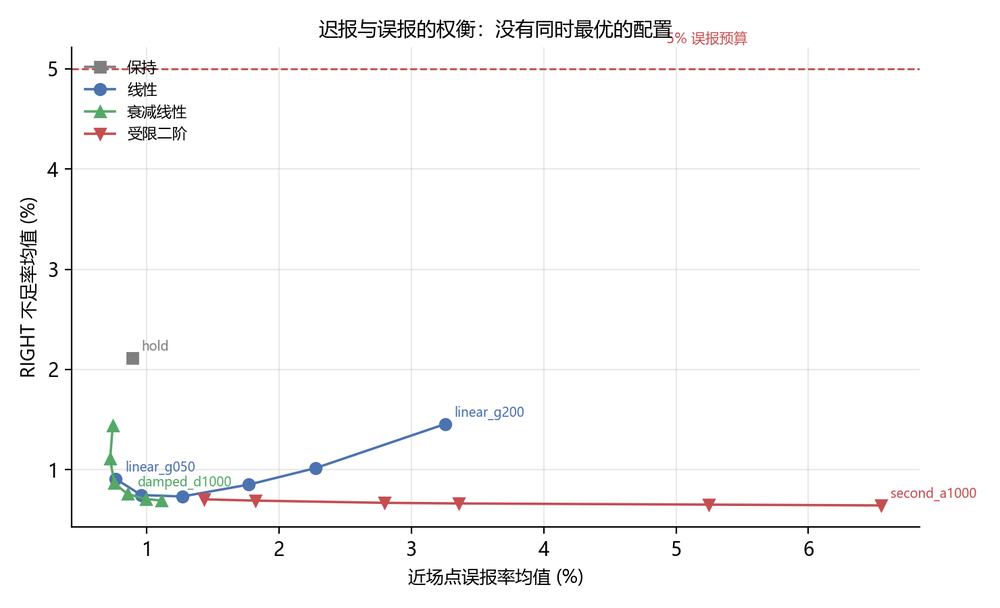
#> input picture 申报与答辩/06_中期答辩临时训练/07_答辩LaTeX/img/a10_tradeoff.png, 1000 x 608 px, shrunk from 1480 x 900 before the run; its folder holds only this picture in this run
$ python crop_footer.py
#> lines starting #> are read from the running program, lines starting #| are printed output that depends on the picture
#> in main, im is the input picture: PIL image 1000x608 RGBA; mean R, G, B, A 249.9, 249.4, 249.5, 255
"""Crop the bottom footnote band from copied figures.

The source figures carry a one-line footer beginning with
"中期答辩临时训练：基于接触标签..." which must not appear on slides.
This script removes the footer by finding, from the bottom upward, the first
all-white separator row directly above it, then cropping there.

Reads and rewrites files only inside ./img. Originals are untouched.
"""
from __future__ import annotations

import os
from pathlib import Path

import numpy as np
from PIL import Image

HERE = Path(__file__).resolve().parent
IMG = HERE / "img"
WHITE = 250          # pixel value treated as white
MIN_GAP = 3          # rows of near-blank needed to be a separator
MAX_CROP_FRAC = 0.12  # never crop more than 12% of the height


def row_is_blank(arr, row, tol=WHITE):
    return bool(np.all(arr[row] >= tol))


def find_crop_row(im):
    """Return the row index where the footer band starts, or None."""
    arr = np.asarray(im.convert("RGB"))
    h, w, _ = arr.shape
#> h = 608; w = 1000
    limit = int(h * MAX_CROP_FRAC)
#> limit = 72
    # Walk upward from the bottom; the footer sits in the last few percent.
    # Find a run of blank rows that separates content from footer.
    bottom = h - 1
#> bottom = 607
    # skip trailing blank rows
    while bottom > h - limit and row_is_blank(arr, bottom):
        bottom -= 1
#> this loop made 22 passes
#> bottom on passes 1 to 12: 606, 605, 604, 603, 602, 601, 600, 599, 598, 597, 596, 595
#> after the loop, bottom = 585
    if bottom <= h - limit:
        return None
    # now bottom is the last non-blank row (inside footer text)
    # find the blank separator above the footer block
    row = bottom
#> row = 585
    while row > h - limit and not row_is_blank(arr, row):
        row -= 1
#> this loop made 18 passes
#> row on passes 1 to 12: 584, 583, 582, 581, 580, 579, 578, 577, 576, 575, 574, 573
#> after the loop, row = 567
    # row is now a blank separator (or we hit the limit)
    if row <= h - limit:
        return None
    # move to the top of that blank run
    top = row
#> top = 567
    while top > 0 and row_is_blank(arr, top):
        top -= 1
#> this loop made 11 passes
#> top on passes 1 to 11: 566, 565, 564, 563, 562, 561, 560, 559, 558, 557, 556
#> after the loop, top = 556
    # require a real gap, otherwise this is just inter-word whitespace
    if row - top < MIN_GAP:
        return None
    return top + 1


def main():
    report = []
    for path in sorted(IMG.glob("*.png")):
        im = Image.open(path)
        crop_row = find_crop_row(im)
#> crop_row = 557
        if crop_row is None:
            report.append((path.name, im.size, "kept", ""))
            continue
        new = im.crop((0, 0, im.width, crop_row))
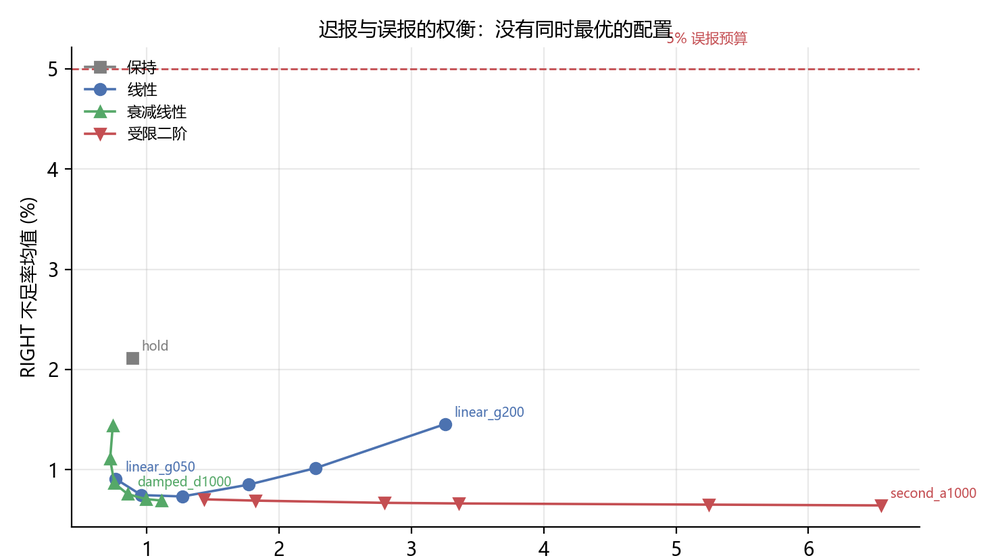
#> new: PIL image 1000x557 RGBA; mean R, G, B, A 249.9, 249.4, 249.5, 255
        new.save(path, optimize=True)
        report.append((path.name, im.size, "cropped", f"{im.height}->{new.height}"))
    for name, size, action, detail in report:
        print(f"{name:30s} {size[0]:5d}x{size[1]:5d}  {action:8s} {detail}")


if __name__ == "__main__":
    main()

$ run again, on 申报与答辩/06_中期答辩临时训练/07_答辩LaTeX/img/a11_factor_heatmap.png
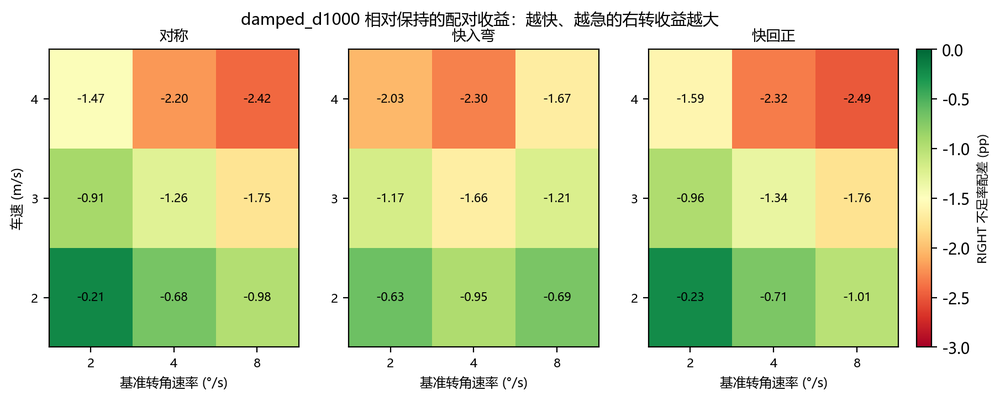
#> input picture 申报与答辩/06_中期答辩临时训练/07_答辩LaTeX/img/a11_factor_heatmap.png, 1000 x 401 px, shrunk from 1810 x 726 before the run
#> in main, im is the input picture: PIL image 1000x401 RGBA; mean R, G, B, A 213.6, 214.8, 169.4, 255
#> the loop in find_crop_row, `while bottom > h - limit and row_is_blank(arr, bottom):` made 11 passes
#> bottom on passes 1 to 8: 399, 398, 397, 396, 395, 394, 393, 392
#> after the loop in find_crop_row, `while bottom > h - limit and row_is_blank(arr, bottom):`: bottom = 389
#> the loop in find_crop_row, `while row > h - limit and not row_is_blank(arr, row):` made 14 passes
#> row on passes 1 to 8: 388, 387, 386, 385, 384, 383, 382, 381
#> after the loop in find_crop_row, `while row > h - limit and not row_is_blank(arr, row):`: row = 375
#> the loop in find_crop_row, `while top > 0 and row_is_blank(arr, top):` made 8 passes
#> top on passes 1 to 8: 374, 373, 372, 371, 370, 369, 368, 367
#> after the loop in find_crop_row, `while top > 0 and row_is_blank(arr, top):`: top = 367
#> crop_row = 368
#> in main, `new = im.crop((0, 0, im.width, crop_row))`:
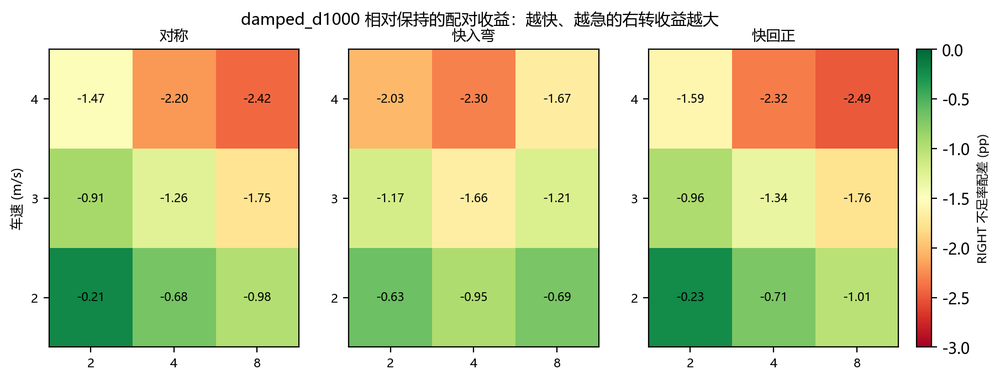
#> new: PIL image 1000x368 RGBA; mean R, G, B, A 210.8, 212.1, 162.7, 255
